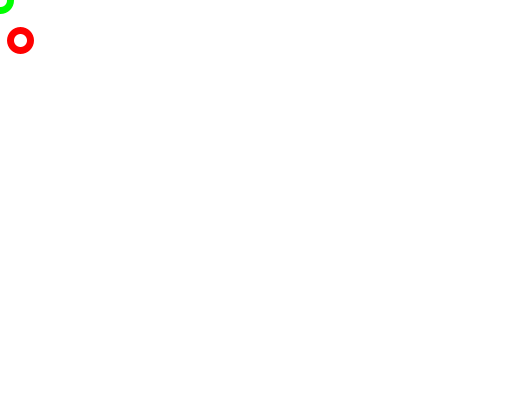
Frame 1 (no input)
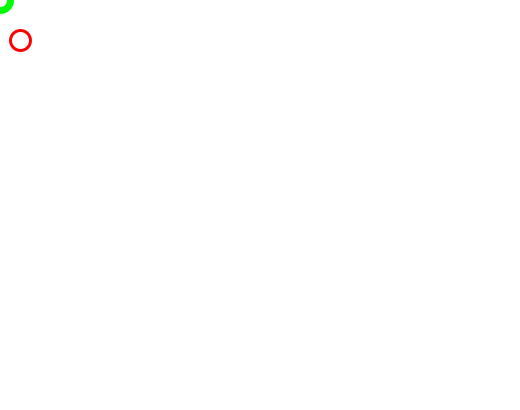
Frame 60 (the mouse pressed at the canvas centre just before this capture)
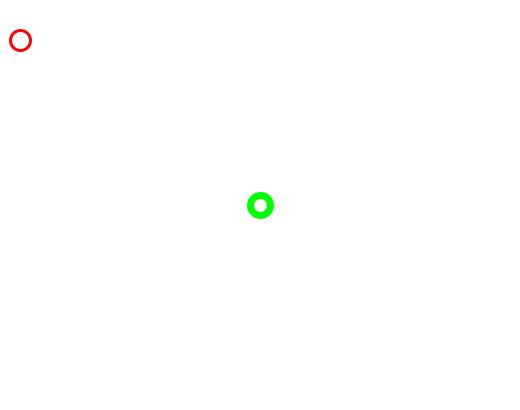
Frame 120 (the mouse held since frame 60 and released just before this capture)

The Processing sketch that drew these frames (run headless with seeded random() and noise(); from frame 60 on, the mouse is pressed at the canvas centre):

// Processing sketch: example1_1
// ── example1_1.pde
void setup(){ //извиква се само веднъж
size(520,410); //screen size
background(0); //color 


//circle
//center 320,240
//max 640,480
circle(320,240,220); //for drawing
 stroke(255,0,0);// щрих
strokeWeight(7); //колко дебел е този щрих
  
//rectangle
rect(120,80, 220, 220);
rectMode(CENTER);
}

void draw(){ //извиква се всеки път
background(255);
circle(20,40,20); 
 stroke(0,255,0);
strokeWeight(7); 

circle(mouseX,mouseY,20); //ползва координатите на мишката
 stroke(255,0,0);
strokeWeight(3); 
}
